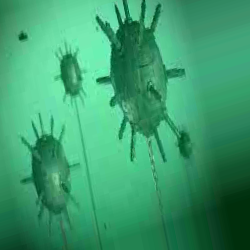
#> input picture clahe/mine2.png, 250 x 250 px
$ python clahe.py
#> lines starting #> are read from the running program, lines starting #| are printed output that depends on the picture
import cv2
from skimage import io
from matplotlib import pyplot as plt

img = cv2.imread("mine2.png",1)
#> img is the input picture: shape (250, 250, 3); mean B, G, R 109.2, 157.1, 59.2
plt.imshow(img)

lab_image = cv2.cvtColor(img,cv2.COLOR_BGR2LAB)
#> lab_image: shape (250, 250, 3); mean of channels 0, 1, 2 147.4, 88.2, 144.9

l,a,b = cv2.split(lab_image)
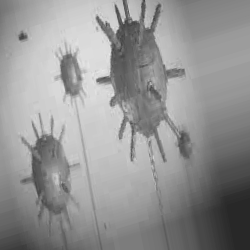
#> l: shape (250, 250); min 40, max 233, mean 147.4
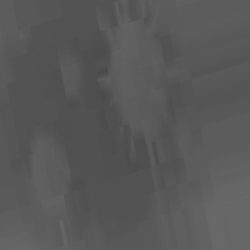
#> a: shape (250, 250); min 74, max 105, mean 88.2
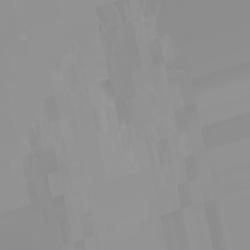
#> b: shape (250, 250); min 136, max 157, mean 144.9

equ = cv2.equalizeHist(l)
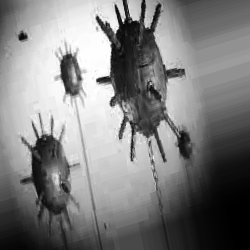
#> equ: shape (250, 250); min 0, max 255, mean 126.5

updated_lab_img1 = cv2.merge((equ,a,b))
#> updated_lab_img1: shape (250, 250, 3); mean of channels 0, 1, 2 126.5, 88.2, 144.9
hist_eq_image = cv2.cvtColor(updated_lab_img1, cv2.COLOR_LAB2BGR)
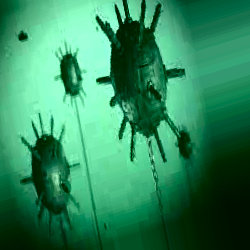
#> hist_eq_image: shape (250, 250, 3); mean B, G, R 92.9, 137.5, 48.4


clahe = cv2.createCLAHE(clipLimit = 3.0,tileGridSize=(8,8))
clahe_image = clahe.apply(l)
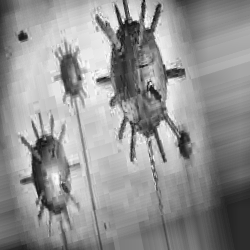
#> clahe_image: shape (250, 250); min 17, max 253, mean 146.5

updated_lab_img2 = cv2.merge((clahe_image,a,b))
#> updated_lab_img2: shape (250, 250, 3); mean of channels 0, 1, 2 146.5, 88.2, 144.9

CLAHE_img = cv2.cvtColor(updated_lab_img2,cv2.COLOR_LAB2BGR)
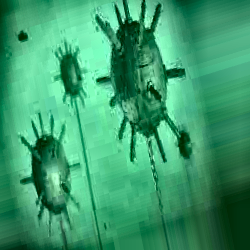
#> CLAHE_img: shape (250, 250, 3); mean B, G, R 108.9, 156.7, 59.3


cv2.imshow("OriginalImage",img)
cv2.imshow("EqualisedImage",hist_eq_image)
cv2.imshow("Clahe Image",CLAHE_img)
cv2.imwrite('hist_eq_mine2.png',hist_eq_image)
cv2.imwrite('clahe_mine2.png',CLAHE_img)
cv2.waitKey(0)
cv2.destroyAllWindows()

$ run again, with clahe/mine1.png copied over clahe/mine2.png
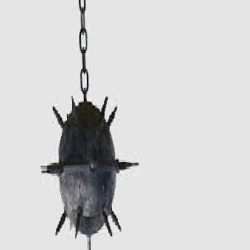
#> input picture clahe/mine1.png, 250 x 250 px
#> img is the input picture: shape (250, 250, 3); mean B, G, R 209.7, 209.3, 209.2
#> lab_image: shape (250, 250, 3); mean of channels 0, 1, 2 212.4, 128.1, 127.7
#> `equ = cv2.equalizeHist(l)`:
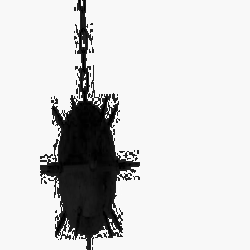
#> equ: shape (250, 250); min 0, max 255, mean 213.1
#> updated_lab_img1: shape (250, 250, 3); mean of channels 0, 1, 2 213.1, 128.1, 127.7
#> `clahe_image = clahe.apply(l)`:
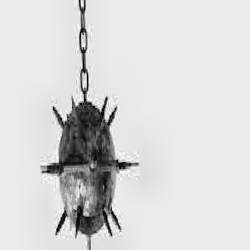
#> clahe_image: shape (250, 250); min 2, max 254, mean 215.6
#> updated_lab_img2: shape (250, 250, 3); mean of channels 0, 1, 2 215.6, 128.1, 127.7
